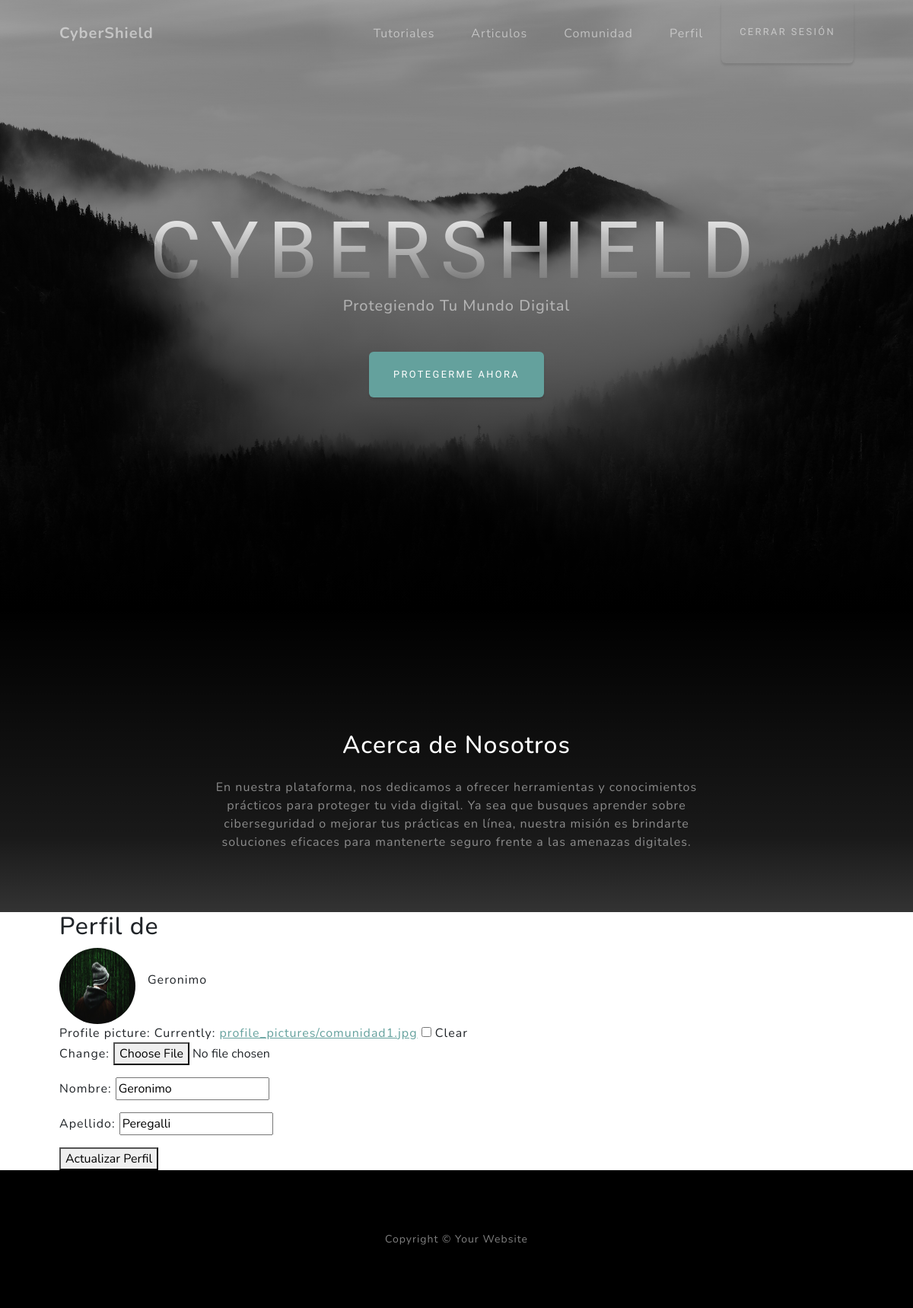
/profile/ (signed in), run on the app's committed database.
### AppGero/models.py (models this page shows, shortened)
class UserProfile(models.Model):
    user = models.OneToOneField(User, on_delete=models.CASCADE)
    profile_picture = models.ImageField(upload_to='profile_pictures/', blank=True, null=True)
    nombre = models.CharField(max_length=30, blank=True, null=True)
    apellido = models.CharField(max_length=30, blank=True, null=True)

### AppGero/views.py (the view)
# urls.py: path('profile/', views.profile_view, name='profile'),
@login_required
def profile_view(request):
    user_profile, created = UserProfile.objects.get_or_create(user=request.user)
    if request.method == 'POST':
        form = UserProfileForm(request.POST, request.FILES, instance=user_profile)
        if form.is_valid():
            form.save()
            return redirect('profile')
    else:
        form = UserProfileForm(instance=user_profile)
    return render(request, 'AppGero/profile.html', {'form': form, 'user_profile': user_profile})

### AppGero/forms.py
class UserProfileForm(forms.ModelForm):
    class Meta:
        model = UserProfile
        fields = ['profile_picture', 'nombre', 'apellido']

### AppGero/templates/appgero/profile.html (shortened to what this page needs)
{% extends 'AppGero/padre.html' %}
{% block content %}
<h2>Perfil de {{ user.get_full_name }}</h2>
<div style="display: flex; align-items: center; gap: 1rem;">
    {% if user_profile.profile_picture %}
        <img src="{{ user_profile.profile_picture.url }}" alt="Foto de perfil" style="width: 100px; height: 100px; border-radius: 50%;">
    {% else %}
        <p>No hay foto de perfil</p>
    {% endif %}
    <p>{{ user_profile.nombre }} {{ user_profile.last_name }}</p>
</div>
<form method="POST" enctype="multipart/form-data">
    {{ form.as_p }}
    <button type="submit">Actualizar Perfil</button>
</form>
{% endblock %}

### data on the page
UserProfile: profile_picture (picture), nombre "Geronimo", apellido "Peregalli"
